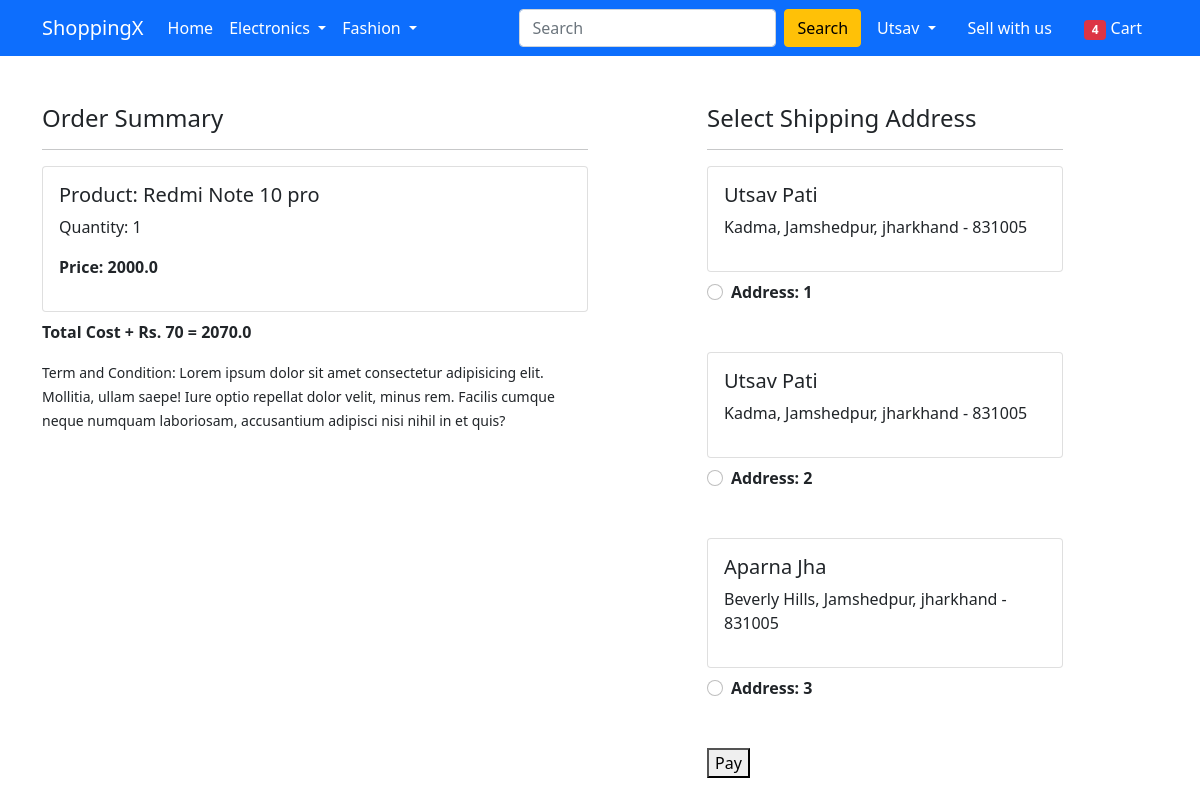
Screenshot of /checkout/ (signed in) with the database file from the repository.
### app/models.py (models this page shows, shortened)
class Cart(models.Model):
    user=models.ForeignKey(User,on_delete=models.CASCADE)
    product=models.ForeignKey(Product,on_delete=models.CASCADE)
    quantity=models.PositiveIntegerField(default=1)
    @property
    def total_cost(self):
        return self.quantity*self.product.discounted_price

class Product(models.Model):
    title=models.CharField(max_length=100)
    selling_price=models.FloatField()
    discounted_price=models.FloatField()
    description=models.TextField()
    brand=models.CharField(max_length=100)
    category=models.CharField(choices=category_choices,max_length=2)
    product_image=models.ImageField(upload_to='productimg')

class Customer(models.Model):
    user=models.ForeignKey(User,on_delete=models.CASCADE)
    name=models.CharField(max_length=200)
    locality=models.CharField(max_length=220)
    city=models.CharField(max_length=220)
    zipcode=models.IntegerField()
    state=models.CharField(choices=State_choices,max_length=50)

### app/views.py (the view)
# urls.py: path('checkout/', views.checkout, name='checkout'),
@login_required
def checkout(request):
    client = razorpay.Client(auth=("Key Id", "Key Secret"))
    user=request.user
    add=Customer.objects.filter(user=user)
    cart_items=Cart.objects.filter(user=user)
    amount=0.0
    shipping_cart=70
    totalamount=0
    cart_product=[p for p in Cart.objects.all() if p.user==request.user]
    if cart_product:
        for p in cart_product:
            tempamount=(p.quantity*p.product.discounted_price)
            amount+=tempamount
        totalamount_INR=int(amount+shipping_cart)*100
        totalamount=amount+shipping_cart
        print(totalamount,totalamount_INR)
    DATA = {
        "amount": totalamount_INR,
        "currency": "INR",
        "receipt": "receipt#1",
        "notes": {
            "key1": "value3",
            "key2": "value2"
        }
    }
    order=client.order.create(data=DATA)
    print(order,totalamount_INR)
    return render(request, 'app/checkout.html',{'add':add,'totalamount':totalamount,'totalamount_INR':totalamount_INR,'cart_items':cart_items,'order_id':order['id']})

### app/templates/app/checkout.html (shortened to what this page needs)
{% extends 'app/base.html' %} {% load static %}  {% block main-content %}
<div class="container">
  <div class="row mt-5">
    <div class="col-sm-6">
      <h4>Order Summary</h4>
      <hr />
      {% for item in cart_items %}
      <div class="card mb-2">
        <div class="card-body">
          <h5>Product: {{item.product.title}}</h5>
          <p>Quantity: {{item.quantity}}</p>
          <p class="fw-bold">Price: {{item.total_cost}}</p>
        </div>
      </div>
      {% endfor %}
      <p class="fw-bold">Total Cost + Rs. 70 = {{totalamount}}</p>
      <small
        >Term and Condition: Lorem ipsum dolor sit amet consectetur adipisicing
        elit. Mollitia, ullam saepe! Iure optio repellat dolor velit, minus rem.
        Facilis cumque neque numquam laboriosam, accusantium adipisci nisi nihil
        in et quis?</small
      >
    </div>
    <div class="col-sm-4 offset-sm-1">
      <h4>Select Shipping Address</h4>
      <hr />
      <form action="{% url 'paysuccess' %}">
        {% for ad in add %}
        <div class="card">
          <div class="card-body">
            <h5>{{ad.name}}</h5>
            <p>{{ad.locality}}, {{ad.city}}, {{ad.state}} - {{ad.zipcode}}</p>
          </div>
        </div>
        <div class="form-check mt-2 mb-5">
          <input
            class="form-check-input"
            type="radio"
            value="{{ad.id}}"
            name="custid"
            id="custadd{{forloop.counter}}"
          />
          <label
            class="form-check-label fw-bold"
            for="custadd{{forloop.counter}}"
          >
            Address: {{forloop.counter}}
          </label>
        </div>
        {% endfor %}
        <div>
          <button id="rzp-button1">Pay</button>
        </div>
      </form>
    </div>
  </div>
</div>
{% endblock main-content %}

### app/templates/app/base.html (shortened to what this page needs)
<!doctype html>
{% load static %}
<html lang="en">
  <head>
    <link href="https://cdn.jsdelivr.net/npm/bootstrap@5.0.0-beta1/dist/css/bootstrap.min.css" rel="stylesheet">
    <link rel="stylesheet" href="{% static 'app/css/owl.carousel.min.css' %}">
    <link rel="stylesheet" href="{% static 'app/css/all.min.css' %}">
    <link rel="stylesheet" href="{% static 'app/css/style.css' %}">
  </head>
  <body>
    <nav class="navbar navbar-expand-lg navbar-dark bg-primary">
     <div class="container">
       <a class="navbar-brand" href="/">ShoppingX</a>
       <div class="collapse navbar-collapse" id="navbarSupportedContent">
         <ul class="navbar-nav me-auto mb-2 mb-lg-0">
           <li class="nav-item">
             <a class="nav-link active" aria-current="page" href="/">Home</a>
           </li>
           <li class="nav-item dropdown">
             <a class="nav-link dropdown-toggle text-white" href="#" id="electronicsDropdown" role="button" data-bs-toggle="dropdown" aria-expanded="false">
               Electronics
             </a>
           </li>
           <li class="nav-item dropdown">
             <a class="nav-link dropdown-toggle text-white" href="#" id="fashionDropdown" role="button" data-bs-toggle="dropdown" aria-expanded="false">
               Fashion
             </a>
           </li>
         </ul>
         <form class="d-flex">
           <input class="form-control me-2" type="search" placeholder="Search" aria-label="Search">
           <button class="btn btn-warning" type="submit">Search</button>
         </form>
         <div>
          <ul class="navbar-nav me-auto mb-2 mb-lg-0">
          {% if request.user.is_authenticated %}
          <li class="nav-item dropdown mx-2">
            <a class="nav-link dropdown-toggle text-white" href="#" id="profileDropdown" role="button" data-bs-toggle="dropdown" aria-expanded="false">
              {{request.user.username|capfirst}}
            </a>
          </li>
          <li class="nav-item mx-2">
          <a href="{% url 'sellwithus' %}" class="nav-link text-white">Sell with us</a>
          </li>
            <li class="nav-item mx-2">
             <a href="{% url 'showcart' %}" class="nav-link text-white"><span class="badge bg-danger">4</span> Cart </a>
            </li>
          {% endif %}
          </ul>
         </div>
       </div>
     </div>
    </nav>
    {% block main-content %} {% endblock main-content %}
  </body>
</html>

### rows the page displays
Cart: product "Redmi Note 10 pro", quantity "1", total_cost "2000.0"
Customer: name "Utsav Pati", locality "Kadma", city "Jamshedpur", state "jharkhand", zipcode "831005"
Customer: name "Utsav Pati", locality "Kadma", city "Jamshedpur", state "jharkhand", zipcode "831005"
Customer: name "Aparna Jha", locality "Beverly Hills", city "Jamshedpur", state "jharkhand", zipcode "831005"

### other values shown
{{ request.user.username|capfirst }} "Utsav"
{{ totalamount }} "2070.0"
